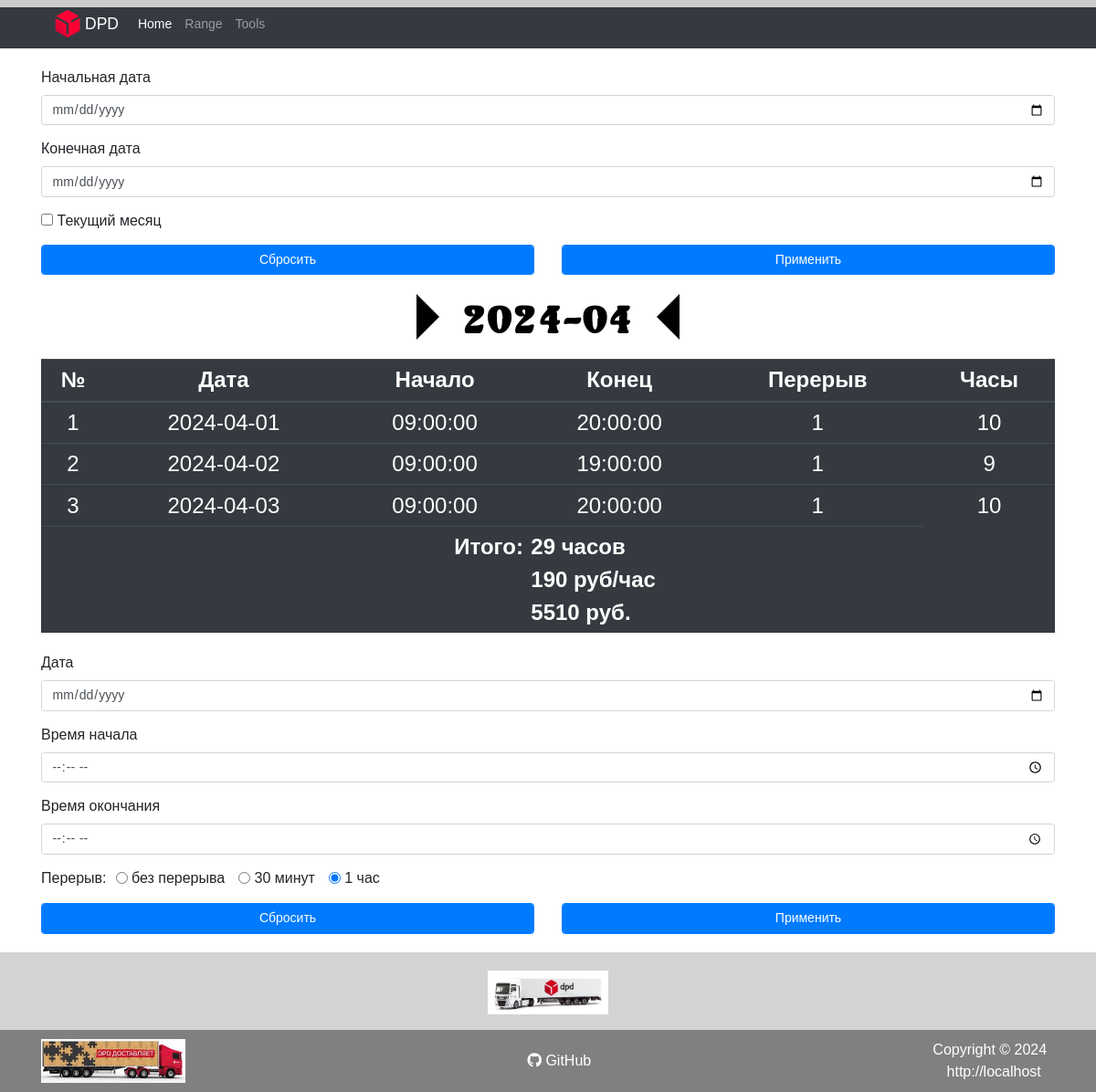
Before: / with the older database file.
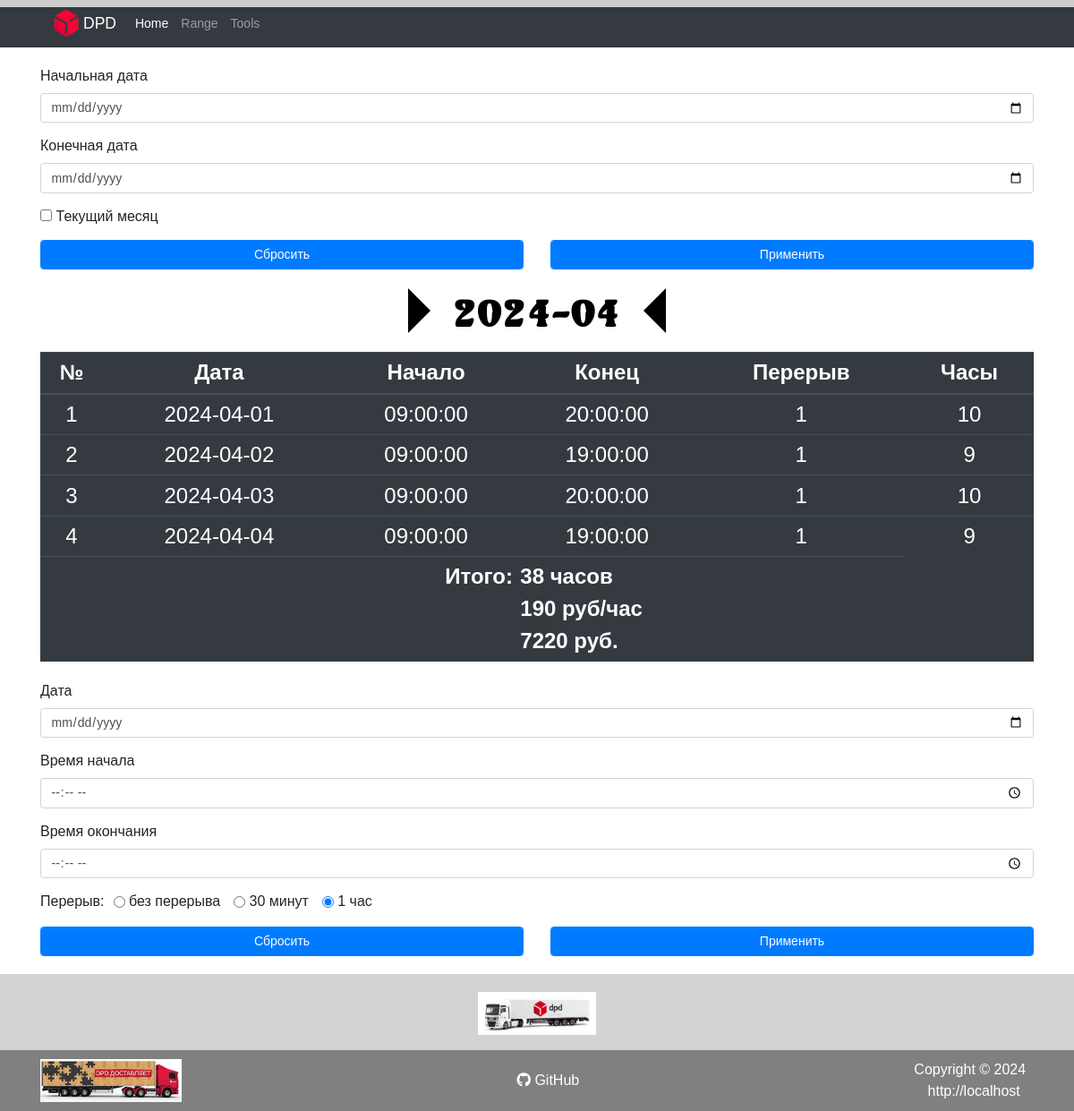
After: the same page with the newer database file.
### tables this page shows
CREATE TABLE `work_time` (
  `id` int(11) NOT NULL AUTO_INCREMENT,
  `date` date NOT NULL,
  `time_start` time NOT NULL,
  `time_end` time NOT NULL,
  `break_time` float NOT NULL DEFAULT 1,
  PRIMARY KEY (`id`),
  UNIQUE KEY `date` (`date`)
);

CREATE TABLE `work_price` (
  `id` int(11) NOT NULL AUTO_INCREMENT,
  `since_date` date NOT NULL,
  `price` int(11) NOT NULL,
  PRIMARY KEY (`id`)
);

### assets/php/functions.php (called while the page is built, shortened)
<?php
function get_price($obj, $date_start)
{
  $date_start = strtotime($date_start);
  foreach ($obj as $item) {
    if ($date_start >= strtotime($item['since_date'])) {
      return ($item['price']);
    }
  }
}
function get_sn()
{
  if (isset($_SERVER['HTTPS']) && $_SERVER['HTTPS'] == 'on')
    $protocol = 'https://';
  else
    $protocol = 'http://';
  return $protocol . $_SERVER['HTTP_HOST'];
}

### index.php (the view, shortened to what this page needs)
<?php
require_once $_SERVER['DOCUMENT_ROOT'] . "/assets/php/functions.php";
require_once $_SERVER['DOCUMENT_ROOT'] . "/assets/php/connect.php";
$current_month = date('Y-m');
?>
<!DOCTYPE html>
<html lang="ru">
<head>
	<?php require_once $_SERVER['DOCUMENT_ROOT'] . "/assets/php/head.php"; ?>
</head>
<body data-page="1">
	<div class="wrapper">
		<?php require_once $_SERVER['DOCUMENT_ROOT'] . "/assets/php/header.php"; ?>
		<main class="content">
			<div class="container">
				<div class="row">
					<div class="col-12">
						<section class="mb-4 section__form_range">
							<form class="form-range" action="" method="POST">
								<div class="form-group">
									<label for="date_start">Начальная дата</label>
									<input class="form-control" type="date" id="date_start" name="date_start" required>
								</div>
								<div class="form-group">
									<label for="date_end">Конечная дата</label>
									<input class="form-control" type="date" id="date_end" name="date_end" required>
								</div>
								<div class="form-group form-check">
									<input type="checkbox" class="form-check-input" id="currentMonthCheck"
										name="currentMonthCheck">
									<label class="form-check-label" for="currentMonthCheck">Текущий
										месяц</label>
								</div>
								<div class="row">
									<div class="col-6">
										<button type="reset" id="btn_reset_form_range"
										class="form-control btn btn-primary">Сбросить</button>
									</div>
									<div class="col-6">
										<button type="submit" class="form-control btn btn-primary">Применить</button>
									</div>
								</div>
							</form>
						</section>
						<?php
						if (isset($_POST) && !empty($_POST) && (!$_POST['currentMonthCheck'])) {
							$date_start = $_POST['date_start'];
							$date_end = $_POST['date_end'];
							$works = $mysqli->query("SELECT * FROM work_time WHERE `date` BETWEEN '$date_start' AND '$date_end' ORDER BY `date` ASC");
							$h2 = "<span>" . $date_start ."</span>" . "<span class='span-separator'> - </span>" . "<span>" .$date_end . "</span>";
						} else {
							$works = $mysqli->query("SELECT * FROM work_time WHERE `date` LIKE '" . $current_month . "-%' ORDER BY `date` ASC");
							$h2 = $current_month;
							$date_start = $works->fetch_assoc()['date'];
						}
						$arr_price = $mysqli->query(" SELECT * FROM `work_price` ORDER BY `since_date` DESC");
						$price = get_price($arr_price, $date_start);
						?>
						<section class="mb-4 section__title">
							<div class="h2__title">
								<span class="arrow-span left_h2 animated fadeInLeft"></span>
								<h2 class="date-title">
									<?= $h2 ?>
								</h2>
								<span class="arrow-span right_h2 animated fadeInRight"></span>
							</div>
						</section>
						<section class="section__table mb-4">
							<table class="table table-dark table-sm">
								<thead>
									<tr>
										<th scope="col">№</th>
										<th scope="col">Дата</th>
										<th scope="col">Начало</th>
										<th scope="col">Конец</th>
										<th scope="col">Перерыв</th>
										<th scope="col">Часы</th>
									</tr>
								</thead>
								<tbody>
									<?php
									$works_time = 0;
									$i = 1;
									foreach ($works as $work) {
										$work_time = ((strtotime($work['date'] . ' ' . $work['time_end']) - strtotime($work['date'] . ' ' . $work['time_start'])) / 3600) - $work['break_time'];
										echo "<tr>";
										echo "<td>";
										echo $i;
										echo "</td>";
										echo "<td>";
										echo $work['date'];
										echo "</td>";
										echo "<td>";
										echo $work['time_start'];
										echo "</td>";
										echo "<td>";
										echo $work['time_end'];
										echo "</td>";
										echo "<td>";
										echo $work['break_time'];
										echo "</td>";
										echo "<td>";
										echo $work_time;
										echo "</td>";
										echo "</tr>";
										$works_time += $work_time;
										$i++;
									}
									$cash = $works_time * $price;
									?>
									<tr>
										<td class="result_title" colspan="3">
											Итого:
										</td>
										<td class="result_value" colspan="2">
											<?= '<div>' . $works_time . ' часов</div>' ?>
											<?= '<div>' . $price . ' руб/час</div>' ?>
											<?= '<div>' . $cash . ' руб.</div>' ?>
										</td>
									</tr>
								</tbody>
							</table>
						</section>
						<section class="section__form_add">
							<form class="form-add" action="assets/php/add-date.php" method="POST">
								<div class="form-group">
									<label for="date">Дата</label>
									<input class="form-control" type="date" id="date" name="date" required>
								</div>
								<div class="form-group">
									<label for="time-start">Время начала</label>
									<input class="form-control" type="time" id="time-start" name="time-start" required>
								</div>
								<div class="form-group">
									<label for="time-end">Время окончания</label>
									<input class="form-control" type="time" id="time-end" name="time-end" required>
								</div>
								<div class="radio-wrap">
									<div class="radio-title">Перерыв:</div>
									<div class="radio-form">
										<div class="form-check form-check-inline">
											<input class="form-check-input" type="radio" name="break-time"
												id="break-time1" value="0">
											<label class="form-check-label" for="break-time1">
												без перерыва
											</label>
										</div>
										<div class="form-check form-check-inline">
											<input class="form-check-input" type="radio" name="break-time"
												id="break-time2" value="0.5">
											<label class="form-check-label" for="break-time2">
												30 минут
											</label>
										</div>
										<div class="form-check form-check-inline">
											<input class="form-check-input" type="radio" name="break-time"
												id="break-time3" value="1" checked>
											<label class="form-check-label" for="break-time3">
												1 час
											</label>
										</div>
									</div>
								</div>
								<div class="row mt-3">
									<div class="col-6">
										<button type="reset" class="form-control btn btn-primary">Сбросить</button>
									</div>
									<div class="col-6">
										<button type="submit" class="form-control btn btn-primary">Применить</button>
									</div>
								</div>
							</form>
						</section>
					</div>
				</div>
			</div>
		</main>
		<?php require_once $_SERVER['DOCUMENT_ROOT'] . "/assets/php/footer.php"; ?>
	</div>
	<div class="progress-wrapper">
		<div class="progress-container">
		</div>
	</div>
</body>
</html>

### assets/php/head.php (shortened to what this page needs)
<link rel="stylesheet" href="assets/css/null.css" />
<link rel="stylesheet" href="assets/css/bootstrap.min.css" />
<link rel="stylesheet" href="assets/css/animate.css" />
<link rel="stylesheet" href="assets/css/style.css" />
<link rel="stylesheet" href="./assets/fontawesome/css/all.min.css">

### assets/php/header.php (shortened to what this page needs)
<header class="header">
	<div class="container">
		<div class="row">
			<div class="col-12">
				<nav class="navbar navbar-expand-lg navbar-dark bg-dark">
					<a class="navbar-brand logo" href="/">
						<div class="logo-wrap">
							<div class='logo-img'>
								<img src="assets/img/logo/dpd-logo.png" width="30" height="30"
									class="d-inline-block align-top" alt="">
							</div>
							<div class="logo-title">
								DPD
							</div>
						</div>
					</a>
					<div class="collapse navbar-collapse" id="navbarNav">
						<ul class="navbar-nav">
							<li class="nav-item" data-page="1">
								<a class="nav-link" href="/">Home <span class="sr-only">(current)</span></a>
							</li>
							<li class="nav-item" data-page="2">
								<a class="nav-link" href="/range.php">Range <span class="sr-only">(current)</span></a>
							</li>
							<li class="nav-item" data-page="3">
								<a class="nav-link" href="/tools.php">Tools <span class="sr-only">(current)</span></a>
							</li>
						</ul>
					</div>
				</nav>
			</div>
		</div>
	</div>
</header>

### assets/php/footer.php
<footer>
	<div class="footer-top">
		<div class="container">
			<div class="row">
				<div class="col-12">
					<h2>
						<a href="https://dpd.ru" target="_blank" rel="noopener noreferrer">
							<img src="./assets/img/dpd2.jpg" alt="" class="footer-img">
						</a>
					</h2>
				</div>
			</div>
		</div>
	</div>
	<div class="footer-bottom">
		<div class="container">
			<div class="row">
				<div class="col-12">
					<div class="footer-bottom__wrapper">
						<div class="img-foooter_wrap">
							<a href="https://dpd.ru" target="_blank" rel="noopener noreferrer">
								<img src="./assets/img/dpd.jpg" alt="" class="footer-img">
							</a>
						</div>
						<div class="git-hub">
							<a href="https://github.com/sysoev84l/dpdpgk" target="_blank" rel="noopener noreferrer">
							<i class="fab fa-github"></i>
							GitHub
							</a>
						</div>
						<div class="copyright-txt">
							<div class="copyright-date">
								Copyright &copy;
								<?= date('Y') ?> &nbsp;
							</div>
							<div class="copyright-link">
								<a href='/'>
									<?= get_sn() ?>
								</a>
							</div>
						</div>
					</div>
				</div>
			</div>
		</div>
	</div>
</footer>

### assets/css/null.css (style rules this page uses)
* { padding: 0; margin: 0; border: 0; }
*,*:before,*:after { -moz-box-sizing: border-box; -webkit-box-sizing: border-box; box-sizing: border-box; }
nav,footer,header,aside { display: block; }
html,body { height: 100%; width: 100%; font-size: 100%; line-height: 1; font-size: 14px; -ms-text-size-adjust: 100%; -moz-text-size-adjust: 100%; -webkit-text-size-adjust: 100%; }
input,button,textarea { font-family:inherit; }
button { cursor: pointer; }
a, a:visited { text-decoration: none; }
ul li { list-style: none; }
img { vertical-align: top; }
h1,h2,h3,h4,h5,h6 { font-size:inherit;font-weight: 400; }

### assets/css/style.css (style rules this page uses)
.progress-wrapper { position:fixed;top:0;right:0;z-index:1;width:100%;background-color:#f1f1f1 }
.progress-container { width:100%;height:8px;background:#ccc }
body { margin:0;padding:0;font-family:sans-serif;line-height:1.5;font-size:14px }
table { margin:0 auto;text-align:center !important;font-size:24px }
.result_title,.result_value { font-weight:bold }
.result_title { text-align:right }
.result_value { text-align:left }
.wrapper { width:100%;margin:0 auto;display:-webkit-box;display:-ms-flexbox;display:-webkit-flex;display:-moz-box;display:flex;-webkit-box-orient:vertical;-webkit-box-direction:normal;-ms-flex-direction:column;-webkit-flex-direction:column;-moz-box-orient:vertical;-moz-box-direction:normal;flex-direction:column;min-height:100% }
.header { padding:0;margin:0;background-color:#343a40;color:#fff }
.header .logo-wrap { display:-webkit-box;display:-ms-flexbox;display:-webkit-flex;display:-moz-box;display:flex;-webkit-box-align:center;-ms-flex-align:center;-webkit-align-items:center;-moz-box-align:center;align-items:center }
.header .logo-wrap :first-child { margin-right:2px }
.content { background-color:#fff;padding:20px 0;margin:0;-webkit-box-flex:1;-ms-flex:1 1 auto;-webkit-flex:1 1 auto;-moz-box-flex:1;flex:1 1 auto }
h2,h2 { letter-spacing:3px;text-align:center;text-transform:uppercase;font-weight:900 }
.h2__title { display:-webkit-box;display:-ms-flexbox;display:-webkit-flex;display:-moz-box;display:flex;-webkit-box-pack:center;-ms-flex-pack:center;-webkit-justify-content:center;-moz-box-pack:center;justify-content:center }
.h2__title h2 { margin:0;font-family:ElizabetaModern;-ms-grid-row-align:center;-ms-flex-item-align:center;-webkit-align-self:center;align-self:center;color:#000;font-size:36px }
.h2__title .arrow-span { display:block;widows:0;height:0;-webkit-animation-duration:2s;-moz-animation-duration:2s;-o-animation-duration:2s;animation-duration:2s;-webkit-animation-iteration-count:infinite;-moz-animation-iteration-count:infinite;-o-animation-iteration-count:infinite;animation-iteration-count:infinite }
.h2__title .right_h2 { border:25.2px solid transparent;border-right-color:#000 }
.h2__title .left_h2 { border:25.2px solid transparent;border-left-color:#000 }
.form-add,.form-range { font-size:16px }
.radio-wrap { display:-webkit-box;display:-ms-flexbox;display:-webkit-flex;display:-moz-box;display:flex }
.radio-title { margin:0 10px 0 0 }
footer { padding:0;margin:0;font-size:16px }
footer a { color:#fff;font-size:16px }
footer h2 { font-size:18px }
.footer-top { padding:20px 0 10px 0;background-color:#d3d3d3 }
.footer-bottom { color:#fff;padding:10px;background-color:gray }
.footer-bottom__wrapper { display:-webkit-box;display:-ms-flexbox;display:-webkit-flex;display:-moz-box;display:flex;-webkit-box-pack:justify;-webkit-justify-content:space-between;-moz-box-pack:justify;-ms-flex-pack:justify;justify-content:space-between }
.footer-img { height:48px }
.git-hub { display:-webkit-box;display:-webkit-flex;display:-moz-box;display:-ms-flexbox;display:flex;-webkit-align-self:center;-ms-flex-item-align:center;align-self:center }
.copyright-txt { display:-webkit-box;display:-webkit-flex;display:-moz-box;display:-ms-flexbox;display:flex;-webkit-align-self:center;-ms-flex-item-align:center;align-self:center;-webkit-box-align:center;-webkit-align-items:center;-moz-box-align:center;-ms-flex-align:center;align-items:center;-webkit-box-pack:center;-webkit-justify-content:center;-moz-box-pack:center;-ms-flex-pack:center;justify-content:center }
@media screen and (max-width: 1200px) { .copyright-txt { -webkit-box-orient:vertical;-webkit-box-direction:normal;-webkit-flex-direction:column;-moz-box-orient:vertical;-moz-box-direction:normal;-ms-flex-direction:column;flex-direction:column } }

Changed rows visible on the page:
computed for work_time (number 1 of 4 on the later page): date.price "5510" → "7220"
added work_time: date "2024-04-04", time_start "09:00:00", time_end "19:00:00", break_time "1", work_time "9"
Other visible differences:
$works_time: "29" → "38"
